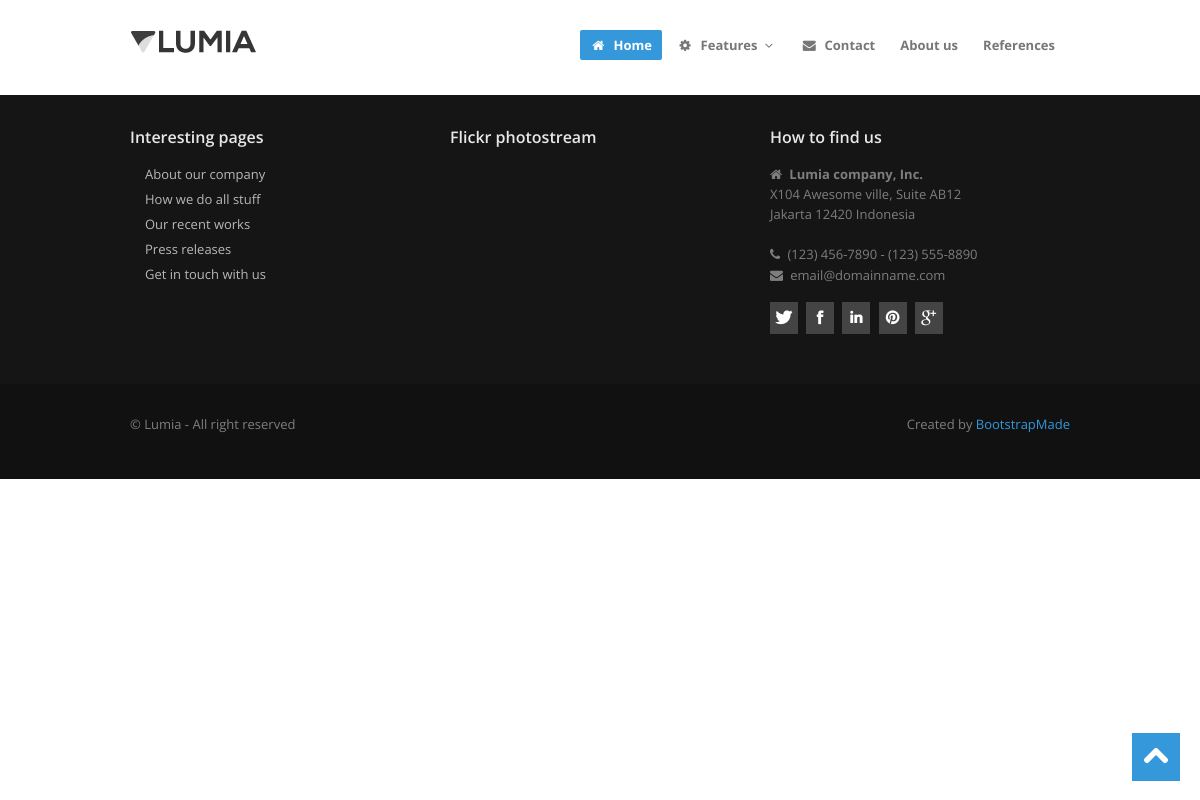
The page /aboutus on the database as committed earlier.
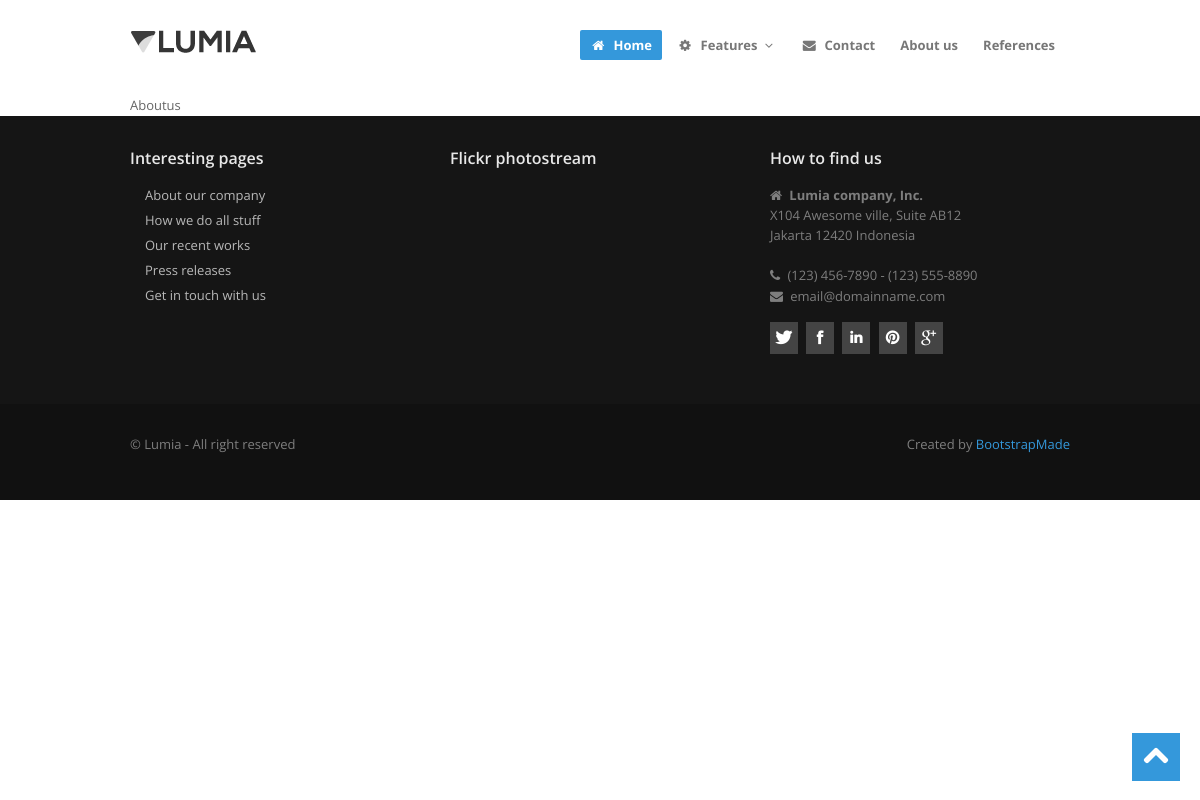
The same page on the database as committed later.
### home/models.py (models this page shows, shortened)
class Setting(models.Model):
    title = models.CharField(max_length=200)
    keywords = models.CharField(max_length=255)
    description = models.CharField(max_length=255)
    company = models.CharField(max_length=80)
    address = models.CharField(max_length=255, blank=True)
    phone = models.CharField(max_length=20, blank=True)
    fax = models.CharField(max_length=20, blank=True)
    email = models.EmailField()
    smtpserver = models.CharField(max_length=255, blank=True)
    smtpemail = models.EmailField(blank=True)
    smtppassword = models.CharField(max_length=50, blank=True)
    smtpport = models.IntegerField(blank=True, null=True)
    image = models.ImageField(blank=True, upload_to='images/')
    facebook = models.CharField(max_length=80, blank=True)
    instagram = models.CharField(max_length=80, blank=True)
    twitter = models.CharField(max_length=80, blank=True)
    aboutus = RichTextUploadingField()
    contact = RichTextUploadingField()
    references = RichTextUploadingField()
    status = models.CharField(blank=True, max_length=5, choices=STATUS)
    created_at = models.DateTimeField(auto_now_add=True)
    updated_at = models.DateTimeField(auto_now=True)

### home/views.py (the view)
# urls.py: path('aboutus', views.aboutus, name="aboutus"),
def aboutus(request):
    setting = Setting.objects.first()
    return render(request, 'aboutus.html', {'setting': setting})

### home/templates/aboutus.html (shortened to what this page needs)
{% extends "homebase.html" %}
{% load static %}
{% block content %}
    <div class="container">
        {{setting.aboutus|safe}}
    </div>
{% endblock %}

Rows that differ between the two databases and show on the page:
added Setting: aboutus "Aboutus"
